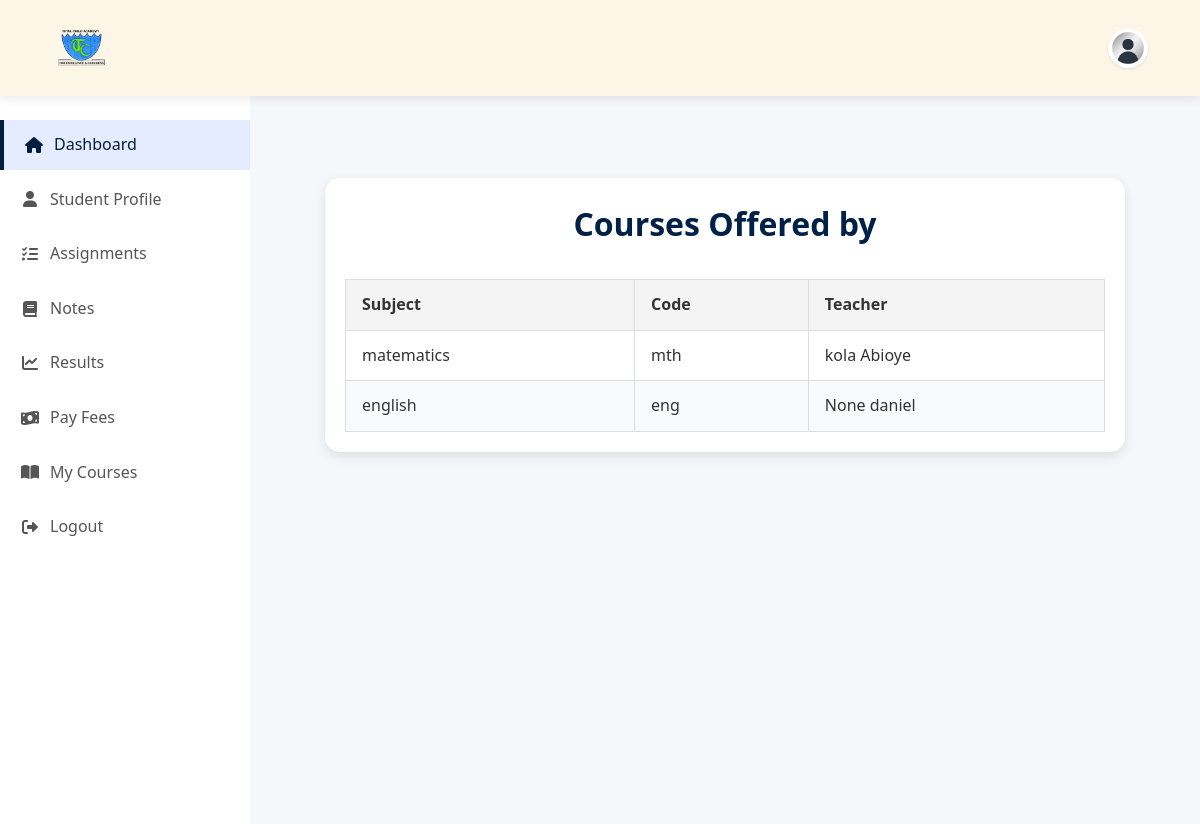
Page /my-courses/ (signed in) on the committed database.
### core/models.py (models this page shows, shortened)
class ClassSubject(models.Model):
    name = models.CharField(max_length=100, null=True, blank=True)
    student_class = models.ForeignKey(StudentClass, on_delete=models.CASCADE)
    subject = models.ForeignKey(Subject, on_delete=models.CASCADE,null=True, blank=True  )
    teacher = models.ForeignKey(TeacherProfile, on_delete=models.SET_NULL, null=True)
    class Meta:
        unique_together = ('student_class', 'subject')

class Subject(models.Model):
    name = models.CharField(max_length=50)
    code = models.CharField(max_length=10)
    is_core = models.BooleanField(default=True)

class TeacherProfile(models.Model):
    user = models.OneToOneField(
        settings.AUTH_USER_MODEL,
        on_delete=models.CASCADE,
        related_name='teacher_profile'
    )
    employee_id = models.CharField(
        max_length=100,
        unique=True,
        blank=True,
        help_text="Auto-generated if left blank"
    )
    subject = models.CharField(
        max_length=100,
        blank=True,
        null=True,
        help_text="Subject taught by the teacher"
    )
    profile_picture = models.ImageField(
        upload_to='teacher_profiles/',
        blank=True,
        null=True,
        help_text="Upload a profile picture"
    )
    created_at = models.DateTimeField(auto_now_add=True)
    updated_at = models.DateTimeField(auto_now=True)
    class Meta:
        verbose_name = "Teacher Profile"
        verbose_name_plural = "Teacher Profiles"

class CustomUser(AbstractUser, PermissionsMixin):
    ROLE_STUDENT = 'student'
    ROLE_TEACHER = 'teacher'
    ROLE_CHOICES = [
        (ROLE_STUDENT, 'Student'),
        (ROLE_TEACHER, 'Teacher'),
    ]
    username = None
    admission_number = models.CharField(max_length=20, unique=True)
    email = models.EmailField(unique=True)
    first_name = models.CharField(max_length=30, blank=True)
    last_name = models.CharField(max_length=30, blank=True)
    middle_name = models.CharField(max_length=30, blank=True, null=True)
    role = models.CharField(max_length=10, choices=ROLE_CHOICES, blank=True, null=True)
    date_of_birth = models.DateField(null=True, blank=True)
    USERNAME_FIELD = 'email'
    REQUIRED_FIELDS = []
    objects = CustomUserManager()

### core/views.py (the view)
# urls.py: path('my-courses/', views.my_courses, name='my_courses'),
@login_required
def my_courses(request):
    try:
        student_profile = request.user.studentprofile
    except StudentProfile.DoesNotExist:
        return render(request, 'core/unauthorized.html', {'error': 'Student profile not found.'})
    if not student_profile.student_class:
        messages.warning(request, "You haven't been assigned to a class yet.")
        return render(request, 'core/my_courses.html', {
            'courses': [],
            'student_class': None
        })
    courses = ClassSubject.objects.filter(student_class=student_profile.student_class)
    return render(request, 'core/my_courses.html', {
        'courses': courses,
        'student_class': student_profile.student_class
    })

### core/templates/core/my_courses.html (shortened to what this page needs)
{% extends "core/dashboard.html" %}
{% load static %}
{% block content %}
<div class="courses-container">
    <h2>Courses Offered by {{ student_class.get_grade_display }}</h2>
    {% if courses %}
        <table class="courses-table">
            <thead>
                <tr>
                    <th>Subject</th>
                    <th>Code</th>
                    <th>Teacher</th>
                </tr>
            </thead>
            <tbody>
                {% for course in courses %}
                <tr>
                    <td>{{ course.subject.name }}</td>
                    <td>{{ course.subject.code|default:"—" }}</td>
                    <td>
                        {% if course.teacher %}
                            {{ course.teacher.user.get_full_name }}
                        {% else %}
                            Not assigned
                        {% endif %}
                    </td>
                </tr>
                {% endfor %}
            </tbody>
        </table>
    {% else %}
        <div class="no-courses-message">
            No subjects have been assigned to your class yet.
        </div>
    {% endif %}
</div>
{% endblock %}

### rows in the picture
ClassSubject: subject.name "matematics", subject.code "mth", teacher.user.get_full_name "kola Abioye"
ClassSubject: subject.name "english", subject.code "eng", teacher.user.get_full_name "None daniel"
